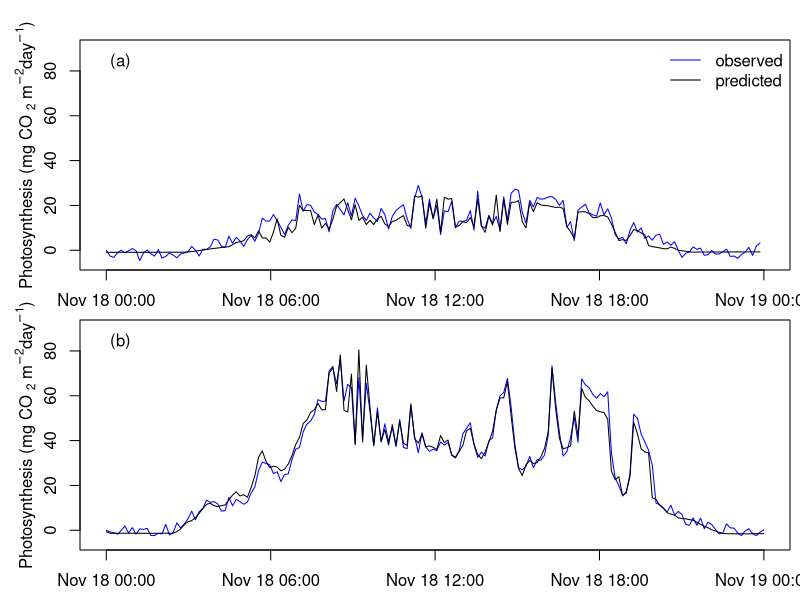

Source code (R):
setwd('input/')

datafile<-read.table("Fig_2_photosynthesis.txt", header=TRUE)

# please note that the excat time might be off 
# since we have estimated the time such that all measurements (app. 180) appear regularly throughout the day 
time<-strptime(datafile$time, format="%X")
A_meas<-datafile$A_p_meas  ## measured photosynthesis on day A  (mg CO2 m-2 s-1)
A_pred<-datafile$A_p_pred  ## predicted photosynthesis on day A  (mg CO2 m-2 s-1)
B_meas<-datafile$B_p_meas  ## measured photosynthesis on day B  (mg CO2 m-2 s-1)
B_pred<-datafile$B_p_pred  ## predicted photosynthesis on day B  (mg CO2 m-2 s-1)

par(mfrow=c(2, 1))
par(mar = c(0.5, 4, 2, 0), oma = c(2, 0, 0, 0.5))  # Marginaalien asetuksia

plot(y=A_meas, x=time, col="blue", ylim=c(-5,90), type="l",xlab="",ylab="")
lines(y=A_pred, x=time, col="black")
mtext(expression('Photosynthesis (mg CO '[2]*' m'^-2*'day'^-1*')'),side=2, line=2)
legend("topleft", paste("(a)"), bty = "n")
legend("topright", c("observed","predicted"), col=c("blue","black"), lty=1, bty = "n")

plot(y=B_meas, x=time, col="blue", ylim=c(-5,90), type="l",xlab="Hour (hh:mm)",ylab="")
lines(y=B_pred, x=time, col="black")
legend("topleft", paste("(b)"), bty = "n")
mtext(expression('Photosynthesis (mg CO '[2]*' m'^-2*'day'^-1*')'),side=2, line=2)
